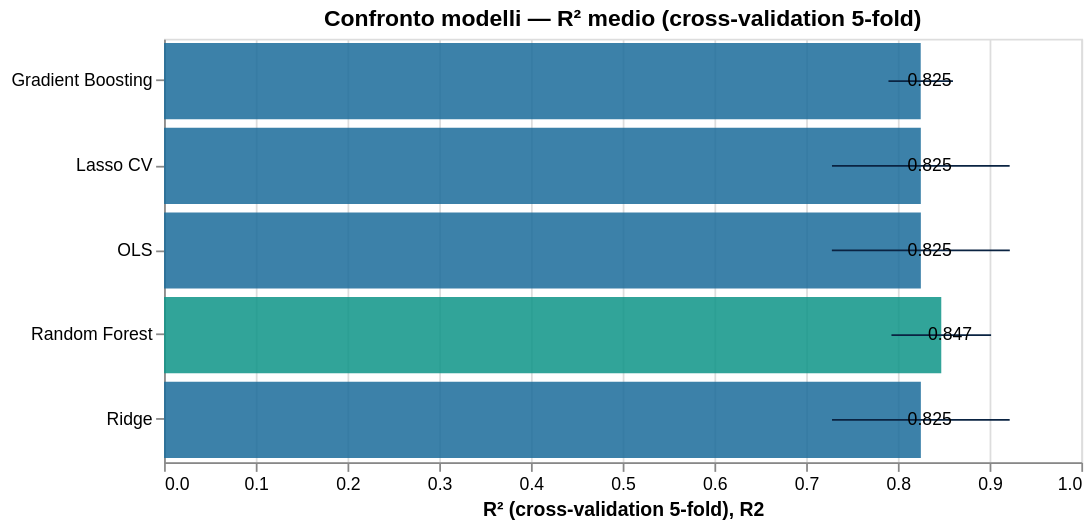

Notebook cell for this chart:
### Markdown cell above
## 3. Modello predittivo — confronto 5 algoritmi

### Code cell
features = ["log_gdp_total","log_pop","log_gdp_pc",
            "SP.DYN.LE00.IN","SP.URB.TOTL.IN.ZS","host","prev_medals"]

model_data = df_imp.dropna(subset=features+["total"]).copy()
model_data  = model_data[model_data["year"] <= 2016]
X = model_data[features].values
y = model_data["total"].values

kf = KFold(n_splits=5, shuffle=True, random_state=42)
models = {
    "OLS"             : Pipeline([("sc",StandardScaler()),("m",LinearRegression())]),
    "Ridge"           : Pipeline([("sc",StandardScaler()),("m",Ridge(alpha=1.0))]),
    "Lasso CV"        : Pipeline([("sc",StandardScaler()),("m",LassoCV(cv=5,max_iter=5000))]),
    "Random Forest"   : RandomForestRegressor(n_estimators=200,max_depth=8,
                                               min_samples_leaf=5,random_state=42),
    "Gradient Boosting":GradientBoostingRegressor(n_estimators=200,max_depth=4,
                                                   learning_rate=0.05,random_state=42),
}
cv_results = []
for name, model in models.items():
    r2s  = cross_val_score(model, X, y, cv=kf, scoring="r2")
    maes = -cross_val_score(model, X, y, cv=kf, scoring="neg_mean_absolute_error")
    cv_results.append({"modello":name,"R2":r2s.mean(),"R2_std":r2s.std(),"MAE":maes.mean()})

cv_df = pd.DataFrame(cv_results).sort_values("R2")

# Bar chart R² con error bars
bars_cv = (
    alt.Chart(cv_df)
    .mark_bar(opacity=0.85)
    .encode(
        x=alt.X("R2:Q", title="R² (cross-validation 5-fold)", scale=alt.Scale(domain=[0,1])),
        y=alt.Y("modello:N", sort="-x", title=None),
        color=alt.condition(
            alt.datum.modello == "Random Forest",
            alt.value(TEAL), alt.value(BLUE)),
        tooltip=["modello:N",
                 alt.Tooltip("R2:Q", format=".3f", title="R²"),
                 alt.Tooltip("R2_std:Q", format=".3f", title="Std"),
                 alt.Tooltip("MAE:Q", format=".2f", title="MAE")]
    )
)
errors_cv = (
    alt.Chart(cv_df)
    .mark_errorbar(color=NAVY)
    .encode(
        x=alt.X("R2:Q"),
        xError=alt.XError("R2_std:Q"),
        y="modello:N"
    )
)
text_cv = (
    alt.Chart(cv_df)
    .mark_text(dx=5, fontSize=10)
    .encode(x="R2:Q", y=alt.Y("modello:N", sort="-x"),
            text=alt.Text("R2:Q", format=".3f"))
)
(bars_cv + errors_cv + text_cv).properties(
    title="Confronto modelli — R² medio (cross-validation 5-fold)",
    width=520, height=240).display()

### Figure 1 — Vega-Lite specification as saved in the notebook (floating-point values rounded to 4 significant figures)
{"config": {"view": {"continuousWidth": 300, "continuousHeight": 300}}, "layer": [{"mark": {"type": "bar", "opacity": 0.85}, "encoding": {"color": {"condition": {"test": "(datum.modello === 'Random Forest')", "value": "#0D9488"}, "value": "#1A6B9A"}, "tooltip": [{"field": "modello", "type": "nominal"}, {"field": "R2", "format": ".3f", "title": "R²", "type": "quantitative"}, {"field": "R2_std", "format": ".3f", "title": "Std", "type": "quantitative"}, {"field": "MAE", "format": ".2f", "title": "MAE", "type": "quantitative"}], "x": {"field": "R2", "scale": {"domain": [0, 1]}, "title": "R² (cross-validation 5-fold)", "type": "quantitative"}, "y": {"field": "modello", "sort": "-x", "title": null, "type": "nominal"}}}, {"mark": {"type": "errorbar", "color": "#0A2342"}, "encoding": {"x": {"field": "R2", "type": "quantitative"}, "xError": {"field": "R2_std"}, "y": {"field": "modello", "type": "nominal"}}}, {"mark": {"type": "text", "dx": 5, "fontSize": 10}, "encoding": {"text": {"field": "R2", "format": ".3f", "type": "quantitative"}, "x": {"field": "R2", "type": "quantitative"}, "y": {"field": "modello", "sort": "-x", "type": "nominal"}}}], "data": {"name": "data-66bca569a8a0d6084cd94b3909843c30"}, "height": 240, "title": "Confronto modelli — R² medio (cross-validation 5-fold)", "width": 520, "$schema": "https://vega.github.io/schema/vega-lite/v6.1.0.json", "datasets": {"data-66bca569a8a0d6084cd94b3909843c30": [{"modello": "Gradient Boosting", "R2": 0.8249, "R2_std": 0.03515, "MAE": 1.581}, {"modello": "Lasso CV", "R2": 0.825, "R2_std": 0.09685, "MAE": 1.678}, {"modello": "OLS", "R2": 0.825, "R2_std": 0.09699, "MAE": 1.683}, {"modello": "Ridge", "R2": 0.8251, "R2_std": 0.09685, "MAE": 1.684}, {"modello": "Random Forest", "R2": 0.8473, "R2_std": 0.05431, "MAE": 1.514}]}}
